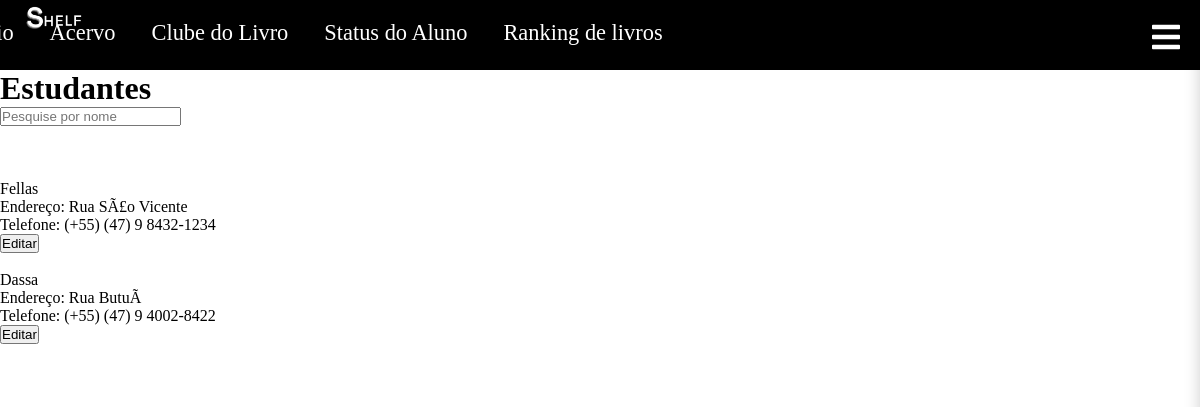
The page /estudantes.php on the database as committed earlier.
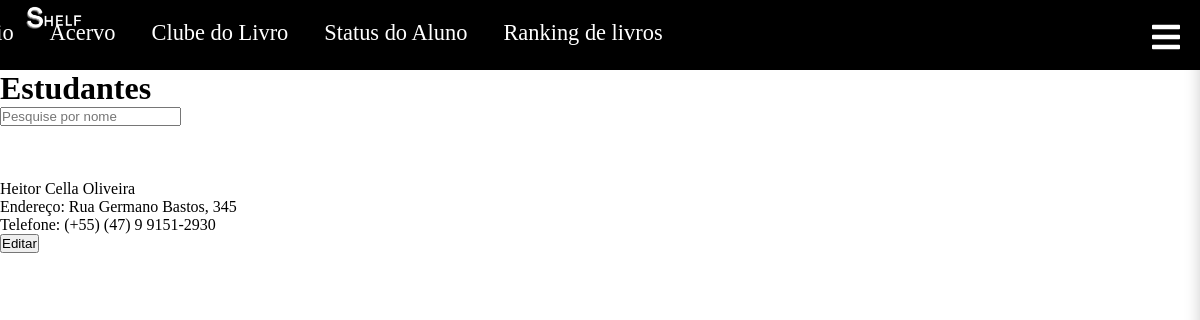
The same page on the database as committed later.
### tables this page shows
CREATE TABLE IF NOT EXISTS `cadastroalunos` (
  `id` int NOT NULL AUTO_INCREMENT,
  `nome` varchar(140) NOT NULL,
  `turma` varchar(140) NOT NULL,
  `telefone` varchar(100) NOT NULL,
  `endereco` varchar(140) NOT NULL,
  `nMatricula` int NOT NULL,
  PRIMARY KEY (`id`)
);

### estudantes.php (the view, shortened to what this page needs)
<!DOCTYPE html>
<html lang="en">
<head>
    <link rel="stylesheet" href="https://cdnjs.cloudflare.com/ajax/libs/font-awesome/5.15.3/css/all.min.css">
</head>
<body>
<nav class="navbar">
        <img src="Imagens/logo.png"class="logoo" >
        <a href="index.php">Início</a>
        <a href="catalogo.php">Acervo</a>
        <a href="clubeLivro.php">Clube do Livro</a>
        <a href="statusAluno.php">Status do Aluno</a>
        <a href="rankingLivros.php">Ranking de livros</a>
        <div class="icon-menu white" id="icon-menu">
            <i class="fas fa-bars fa-2xl"></i>
        </div>
    </nav>
</body>
</html>
<!DOCTYPE html>
<html lang="pt-BR">
<html>
<head>
    <link rel="stylesheet" href="">
</head>
<body>
    <h1>Estudantes</h1>
    <?php
    $hostname = '127.0.0.1';
    $user = 'root';
    $password = 'root';
    $database = 'biblioteca';
    $conexao = new mysqli($hostname, $user, $password, $database);
    if ($conexao->connect_errno) {
        echo 'Failed to connect to MySQL: ' . $conexao->connect_error;
        exit();
    } else {
        $mostrarestudantes = 'SELECT * FROM `cadastroalunos`';
        $resultado = $conexao->query($mostrarestudantes);
        echo "<input type='text' id='pesquisa' onkeyup='showHint(this.value)' placeholder='Pesquise por nome'>
        <span id='txtHint'></span>
        <script>
        function showHint(str) {
            if (str.length == 0) {
              document.getElementById('txtHin').innerHTML = '';
              return;
            }
            const xhttp = new XMLHttpRequest();
            xhttp.onreadystatechange = function() {
                if (this.readyState == 4 && this.status == 200) {
                    document.getElementById('txtHint').innerHTML = this.responseText;
                }
            };
            xhttp.open('GET', 'estudantesPesquisar.php?nomePesquisado='+str, true);
            xhttp.send();
          }
        </script>";
        echo "<br><br><a href='estudantesCadastrar.php' class=''>Cadastrar estudantes</a><br>";
        while ($row = mysqli_fetch_array($resultado)) {
            echo "<br>" . $row['nome'] . "<br>Endereço: " . $row['endereco'] ."<br>Telefone: (+55) " . $row['telefone'];
            echo "<form method='post' action='estudantesAtualizar.php'>
                    <input type='hidden' value='" . $row['id'] . "' id='id' name='id'>
                    <input type='submit' value='Editar'>
                    </form>";
        }
    }
    ?>
    <br><a href='index.php'>Voltar</a>
</body>
</html>

### estudantes.php (style rules this page uses)
* { margin: 0; padding: 0; text-decoration: none; text-transform: none; }
.navbar { text-align: center; background-color: rgb(0, 0, 0); height: 70px; overflow-x: hidden; }
.navbar a { justify-content: center; align-items: center; left: -18rem; position: relative; top: 20px; margin: 0 1rem; font-size: 1.4rem; color: #ffffff; text-decoration: none; }
.navbar .icon-menu { font-size: 2rem; color: #ffffff; cursor: pointer; }
.logoo { left:1%; position: absolute; width:7%; top:-5px; }
.icon-menu { position: fixed; top: 20px; right: 20px; cursor: pointer; color: #fff; font-size: 2rem; z-index: 1001; }
.icon-menu.white { color: #fff; }
a { color: #fff; text-decoration: none; }

Rows that differ between the two databases and show on the page:
removed cadastroalunos: nome "Fellas", endereco "Rua SÃ£o Vicente", telefone "(47) 9 8432-1234"
removed cadastroalunos: nome "Dassa", endereco "Rua ButuÃ­", telefone "(47) 9 4002-8422"
added cadastroalunos: nome "Heitor Cella Oliveira", endereco "Rua Germano Bastos, 345", telefone "(47) 9 9151-2930"
